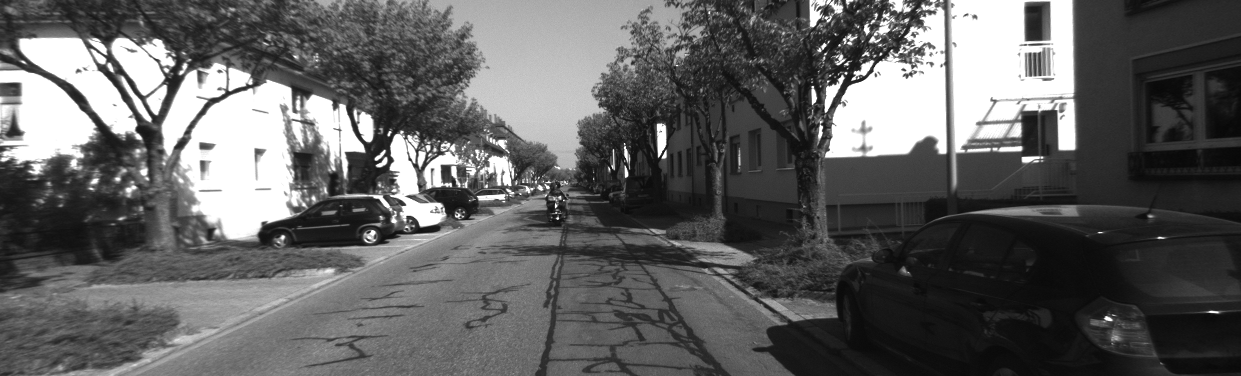
#> input picture Week 9 Visual odometry/Week 9 project/left/0000000005.png, 1241 x 376 px, given in place of left-0.png, which was not available
$ jupyter execute --allow-errors part1.ipynb   (older library calls are emulated)   (text cells are left out)
#> lines starting #> are read from the running program, lines starting #| are printed output that depends on the picture; pictures that were not available may be replaced by others from this repository, and a replacement may not be noted
[cell 1]
import cv2
import numpy as np
import glob
from matplotlib import pyplot as plt
import time

[cell 2]
rerun_calibration = False
rerun_undistortion = False
rerun_rectification = False
rerun_depth = True
path_calib = 'images/calibration/'
path = 'images/with_occlusion/'

[cell 3]
#values from previous runs. Used if rerun_calib is set to false (needed in the next part)
K_left = np.array([[590.24505615, 0, 723.85543853], [
                  0, 700.56091309, 369.43859036], [0, 0, 1]])
K_right = np.array([[698.72259521, 0, 648.50704794], [
                   0, 698.6318967, 374.0875587], [0, 0, 1]])
dist_left = np.array([[-3.29479763e-01, 1.41779367e-01, -
                      1.15867147e-04, 2.53566722e-04, -3.10092346e-02]])
dist_right = np.array([[-3.25580109e-01, 1.39151479e-01, -
                     2.55229666e-04, 4.20203965e-04, -3.19659112e-02]])
mtx_left = np.array([[701.57106384,0,620.1497902],[0,701.53525002,369.95242304],[0,0,1]])
mtx_right = np.array([[699.26893071,0,649.01413957],[0,699.60352684,374.60780826],[0,0,1]])
roi = (0, 0, 1279, 719)

[cell 4]
# [45 lines left out: function calibration, not called in this run]

[cell 5]
if rerun_calibration:
    K_left, K_right, dist_left, dist_right, mtx_left, mtx_right, roi, objpoints, imgpoints_left, imgpoints_right, R, T, E, F = calibration()
    print('K_left', K_left)
    print('K_right',K_right)
    print('dist_left',dist_left)
    print('dist_right',dist_right)
    print('mtx_left',mtx_left)
    print('mtx_right',mtx_right)
    print('roi - same for both',roi)
    print('R',R)
    print('T',T)
    print('E',E)
    print('F',F)

[cell 6]
# [26 lines left out: function undistort, not called in this run]

[cell 7]
if rerun_undistortion:
    undistort('left',mtx_left,dist_left,K_left, roi)
    undistort('right',mtx_right,dist_right,K_right, roi)

[cell 8]
# [92 lines left out: functions draw_lines, epipolar_lines, rectify, not called in this run]

[cell 9]
if rerun_rectification:

    # Read the undistorted images
    imagesL = glob.glob(path+'original/left/*.png')
    imagesR = glob.glob(path+'original/right/*.png')
    assert imagesL
    assert imagesR

    # Create a sift detector
    sift = cv2.SIFT_create()

    i = 0
    for i in range(0, len(imagesL)):
        gray_left = cv2.cvtColor(cv2.imread(imagesL[i]), cv2.COLOR_BGR2GRAY)
        gray_right = cv2.cvtColor(cv2.imread(imagesR[i]), cv2.COLOR_BGR2GRAY)
        left_rectified, right_rectified = rectify(gray_left, gray_right, K_left, dist_left, K_right, dist_right, R, T, E, F, debug=False)
        epipolar_lines(left_rectified,right_rectified, debug=True)

        # Save images into folder
        cv2.imwrite(path+'rectified/left/left-'+str(i)+'.png', left_rectified)
        cv2.imwrite(path+'rectified/right/right-'+str(i)+'.png', right_rectified)
        i += 1

print("Rectification done")

[cell 10]
def depth_map(debug):
     # Read the rectified images
#> called with debug = False
    imagesL = glob.glob(path+'rectified/left/*.png')
    imagesR = glob.glob(path+'rectified/right/*.png')
    assert imagesL
    assert imagesR

    i = -1
    while True:
        i+=1
        img_left = cv2.imread(path+'rectified/left/left-'+str(i)+'.png')
#> img_left is the input picture: shape (376, 1241, 3); min 8, max 255, mean 96.5
        img_right = cv2.imread(path+'rectified/right/right-'+str(i)+'.png')
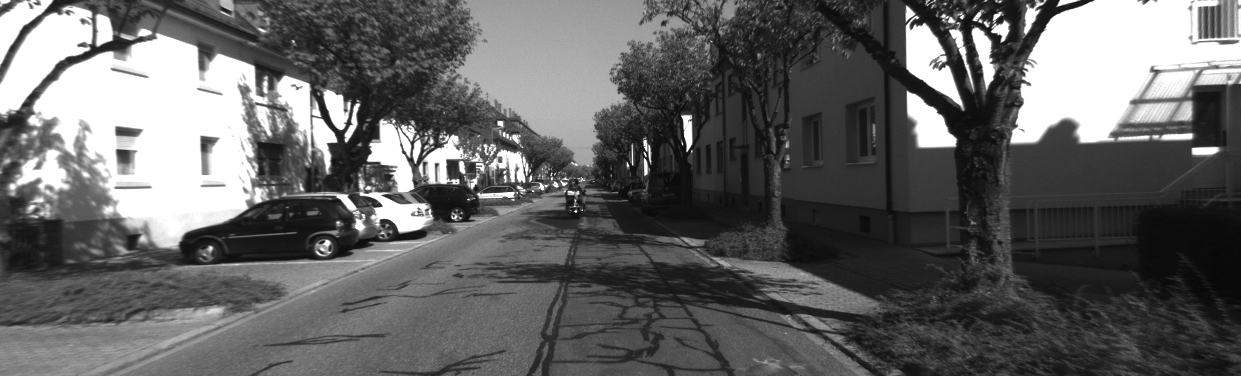
#> input picture Week 9 Visual odometry/Week 9 project/left/0000000011.png, 1241 x 376 px, given in place of right-0.png, which was not available
#> img_right is the input picture: shape (376, 1241, 3); min 8, max 255, mean 99.3
        gray_left = cv2.cvtColor(img_left, cv2.COLOR_BGR2GRAY)
        gray_right = cv2.cvtColor(img_right, cv2.COLOR_BGR2GRAY)

        if debug:
            f, (ax_left, ax_right) = plt.subplots(1, 2, figsize=(18, 18))
            ax_left.imshow(gray_left,cmap='gray')
            ax_right.imshow(gray_right,cmap='gray')
            plt.show()

        min_disp = 7  # 7
        num_disp = 3*16  # 3*16
        block_size = 9  # 5, 11
        stereo = cv2.StereoBM_create(numDisparities=num_disp, blockSize=block_size)
        stereo.setMinDisparity(min_disp)
        stereo.setDisp12MaxDiff(200)  # 200
        stereo.setUniquenessRatio(1)  # 1
        stereo.setSpeckleRange(10)  # 3
        stereo.setSpeckleWindowSize(1)  # 3
        disp = stereo.compute(gray_left, gray_right).astype(np.float32) / 16.0
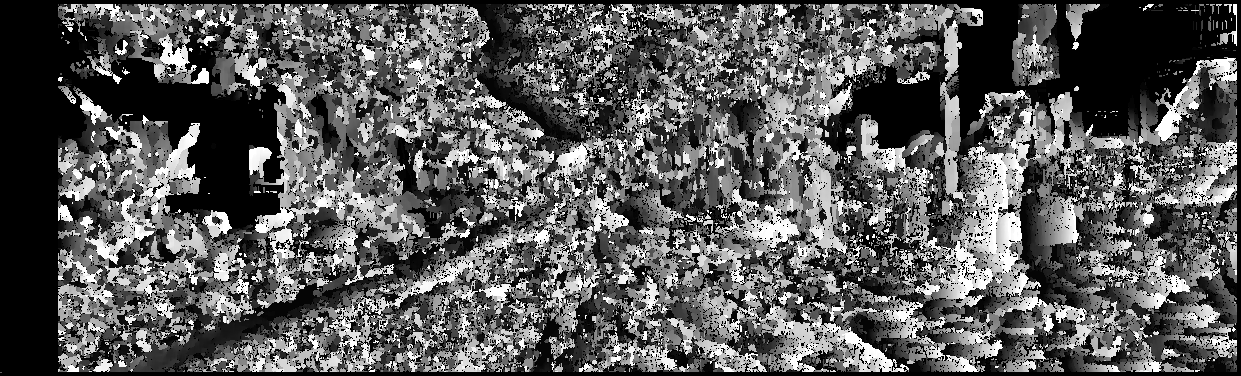
#> disp: shape (376, 1241) float32; min 6, max 54, mean 23.2; drawn with min black and max white

        # save image
        cv2.imwrite(path+'depth/img-'+str(i)+'.png', disp)
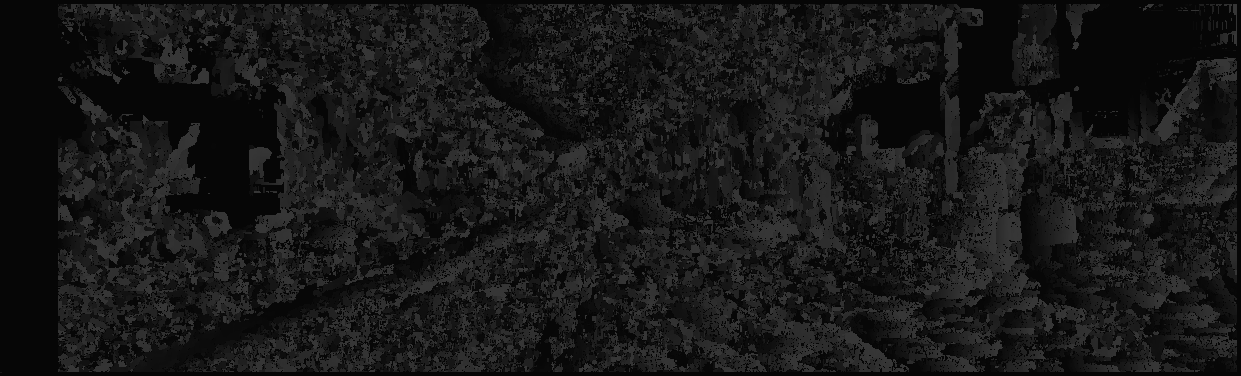
#> saved as img-0.png: shape (376, 1241); min 6, max 54, mean 23.2

        if debug:
            f, (ax_left, ax_middle, ax_right) = plt.subplots(1, 3, figsize=(18, 18))
            ax_left.imshow(gray_left,cmap='gray')
            ax_middle.imshow(gray_right,cmap='gray')
            ax_right.imshow(disp,cmap='gray')
            plt.show()
